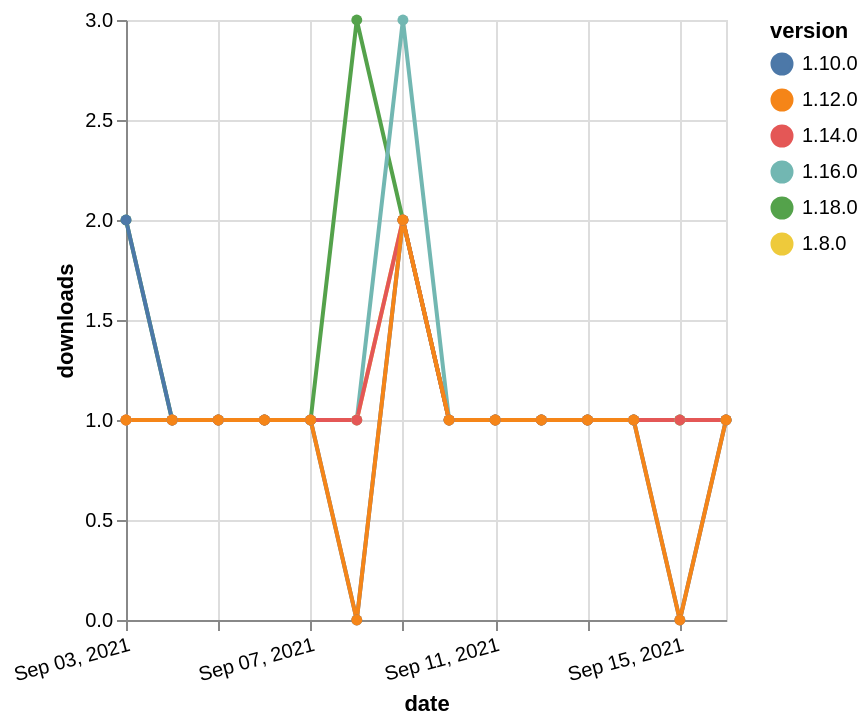

Here is the Vega-Lite specification saved for this chart:
### Vega-Lite specification from a JSON file in a GitHub repository (floating-point values rounded to 4 significant figures)
{"$schema": "https://vega.github.io/schema/vega-lite/v5.json", "description": "A simple bar chart with embedded data.", "data": {"values": [{"date": "2021-09-03", "total": 117, "delta": 2, "version": "1.18.0"}, {"date": "2021-09-04", "total": 118, "delta": 1, "version": "1.18.0"}, {"date": "2021-09-05", "total": 119, "delta": 1, "version": "1.18.0"}, {"date": "2021-09-06", "total": 120, "delta": 1, "version": "1.18.0"}, {"date": "2021-09-07", "total": 121, "delta": 1, "version": "1.18.0"}, {"date": "2021-09-08", "total": 124, "delta": 3, "version": "1.18.0"}, {"date": "2021-09-09", "total": 126, "delta": 2, "version": "1.18.0"}, {"date": "2021-09-10", "total": 127, "delta": 1, "version": "1.18.0"}, {"date": "2021-09-11", "total": 128, "delta": 1, "version": "1.18.0"}, {"date": "2021-09-12", "total": 129, "delta": 1, "version": "1.18.0"}, {"date": "2021-09-13", "total": 130, "delta": 1, "version": "1.18.0"}, {"date": "2021-09-14", "total": 131, "delta": 1, "version": "1.18.0"}, {"date": "2021-09-15", "total": 132, "delta": 1, "version": "1.18.0"}, {"date": "2021-09-16", "total": 133, "delta": 1, "version": "1.18.0"}, {"date": "2021-09-03", "total": 226, "delta": 1, "version": "1.8.0"}, {"date": "2021-09-04", "total": 227, "delta": 1, "version": "1.8.0"}, {"date": "2021-09-05", "total": 228, "delta": 1, "version": "1.8.0"}, {"date": "2021-09-06", "total": 229, "delta": 1, "version": "1.8.0"}, {"date": "2021-09-07", "total": 230, "delta": 1, "version": "1.8.0"}, {"date": "2021-09-08", "total": 231, "delta": 1, "version": "1.8.0"}, {"date": "2021-09-09", "total": 233, "delta": 2, "version": "1.8.0"}, {"date": "2021-09-10", "total": 234, "delta": 1, "version": "1.8.0"}, {"date": "2021-09-11", "total": 235, "delta": 1, "version": "1.8.0"}, {"date": "2021-09-12", "total": 236, "delta": 1, "version": "1.8.0"}, {"date": "2021-09-13", "total": 237, "delta": 1, "version": "1.8.0"}, {"date": "2021-09-14", "total": 238, "delta": 1, "version": "1.8.0"}, {"date": "2021-09-15", "total": 239, "delta": 1, "version": "1.8.0"}, {"date": "2021-09-16", "total": 240, "delta": 1, "version": "1.8.0"}, {"date": "2021-09-03", "total": 186, "delta": 2, "version": "1.10.0"}, {"date": "2021-09-04", "total": 187, "delta": 1, "version": "1.10.0"}, {"date": "2021-09-05", "total": 188, "delta": 1, "version": "1.10.0"}, {"date": "2021-09-06", "total": 189, "delta": 1, "version": "1.10.0"}, {"date": "2021-09-07", "total": 190, "delta": 1, "version": "1.10.0"}, {"date": "2021-09-08", "total": 190, "delta": 0, "version": "1.10.0"}, {"date": "2021-09-09", "total": 192, "delta": 2, "version": "1.10.0"}, {"date": "2021-09-10", "total": 193, "delta": 1, "version": "1.10.0"}, {"date": "2021-09-11", "total": 194, "delta": 1, "version": "1.10.0"}, {"date": "2021-09-12", "total": 195, "delta": 1, "version": "1.10.0"}, {"date": "2021-09-13", "total": 196, "delta": 1, "version": "1.10.0"}, {"date": "2021-09-14", "total": 197, "delta": 1, "version": "1.10.0"}, {"date": "2021-09-15", "total": 197, "delta": 0, "version": "1.10.0"}, {"date": "2021-09-16", "total": 198, "delta": 1, "version": "1.10.0"}, {"date": "2021-09-03", "total": 164, "delta": 1, "version": "1.16.0"}, {"date": "2021-09-04", "total": 165, "delta": 1, "version": "1.16.0"}, {"date": "2021-09-05", "total": 166, "delta": 1, "version": "1.16.0"}, {"date": "2021-09-06", "total": 167, "delta": 1, "version": "1.16.0"}, {"date": "2021-09-07", "total": 168, "delta": 1, "version": "1.16.0"}, {"date": "2021-09-08", "total": 169, "delta": 1, "version": "1.16.0"}, {"date": "2021-09-09", "total": 172, "delta": 3, "version": "1.16.0"}, {"date": "2021-09-10", "total": 173, "delta": 1, "version": "1.16.0"}, {"date": "2021-09-11", "total": 174, "delta": 1, "version": "1.16.0"}, {"date": "2021-09-12", "total": 175, "delta": 1, "version": "1.16.0"}, {"date": "2021-09-13", "total": 176, "delta": 1, "version": "1.16.0"}, {"date": "2021-09-14", "total": 177, "delta": 1, "version": "1.16.0"}, {"date": "2021-09-15", "total": 178, "delta": 1, "version": "1.16.0"}, {"date": "2021-09-16", "total": 179, "delta": 1, "version": "1.16.0"}, {"date": "2021-09-03", "total": 148, "delta": 1, "version": "1.14.0"}, {"date": "2021-09-04", "total": 149, "delta": 1, "version": "1.14.0"}, {"date": "2021-09-05", "total": 150, "delta": 1, "version": "1.14.0"}, {"date": "2021-09-06", "total": 151, "delta": 1, "version": "1.14.0"}, {"date": "2021-09-07", "total": 152, "delta": 1, "version": "1.14.0"}, {"date": "2021-09-08", "total": 153, "delta": 1, "version": "1.14.0"}, {"date": "2021-09-09", "total": 155, "delta": 2, "version": "1.14.0"}, {"date": "2021-09-10", "total": 156, "delta": 1, "version": "1.14.0"}, {"date": "2021-09-11", "total": 157, "delta": 1, "version": "1.14.0"}, {"date": "2021-09-12", "total": 158, "delta": 1, "version": "1.14.0"}, {"date": "2021-09-13", "total": 159, "delta": 1, "version": "1.14.0"}, {"date": "2021-09-14", "total": 160, "delta": 1, "version": "1.14.0"}, {"date": "2021-09-15", "total": 161, "delta": 1, "version": "1.14.0"}, {"date": "2021-09-16", "total": 162, "delta": 1, "version": "1.14.0"}, {"date": "2021-09-03", "total": 173, "delta": 1, "version": "1.12.0"}, {"date": "2021-09-04", "total": 174, "delta": 1, "version": "1.12.0"}, {"date": "2021-09-05", "total": 175, "delta": 1, "version": "1.12.0"}, {"date": "2021-09-06", "total": 176, "delta": 1, "version": "1.12.0"}, {"date": "2021-09-07", "total": 177, "delta": 1, "version": "1.12.0"}, {"date": "2021-09-08", "total": 177, "delta": 0, "version": "1.12.0"}, {"date": "2021-09-09", "total": 179, "delta": 2, "version": "1.12.0"}, {"date": "2021-09-10", "total": 180, "delta": 1, "version": "1.12.0"}, {"date": "2021-09-11", "total": 181, "delta": 1, "version": "1.12.0"}, {"date": "2021-09-12", "total": 182, "delta": 1, "version": "1.12.0"}, {"date": "2021-09-13", "total": 183, "delta": 1, "version": "1.12.0"}, {"date": "2021-09-14", "total": 184, "delta": 1, "version": "1.12.0"}, {"date": "2021-09-15", "total": 184, "delta": 0, "version": "1.12.0"}, {"date": "2021-09-16", "total": 185, "delta": 1, "version": "1.12.0"}]}, "width": "container", "mark": {"type": "line", "point": {"filled": true}}, "encoding": {"x": {"field": "date", "type": "temporal", "timeUnit": "yearmonthdate", "title": "date", "axis": {"labelAngle": -15}}, "y": {"field": "delta", "type": "quantitative", "title": "downloads"}, "color": {"field": "version", "type": "nominal"}, "tooltip": {"field": "delta"}}}
